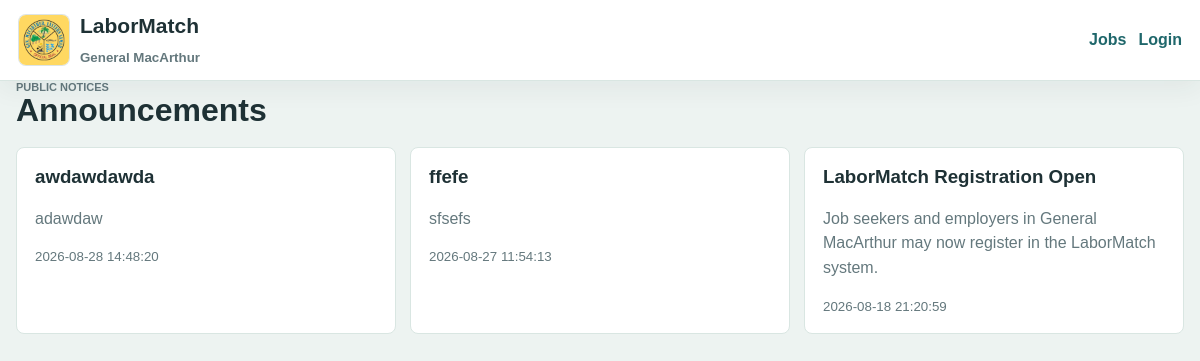
/public/announcements.php, run on the app's committed database.
### tables this page shows
CREATE TABLE `announcements` (
  `id` int(11) NOT NULL,
  `created_by` int(11) DEFAULT NULL,
  `title` varchar(180) NOT NULL,
  `message` text NOT NULL,
  `audience` enum('public','all','employer','jobseeker','admin') NOT NULL DEFAULT 'public',
  `created_at` datetime NOT NULL DEFAULT current_timestamp()
);

### config/app.php (called while the page is built, shortened)
<?php
function app_base_url(): string
{
    $script = str_replace('\\', '/', dirname($_SERVER['SCRIPT_NAME'] ?? ''));
    $script = preg_replace('#/(admin|auth|employer|jobseeker|public|database)$#', '', $script);
    return rtrim($script ?: '', '/');
}
function url(string $path = ''): string
{
    $base = app_base_url();
    return $base . '/' . ltrim($path, '/');
}

### config/database.php (called while the page is built, shortened)
<?php
require_once __DIR__ . '/app.php';
function db(): PDO
{
    static $pdo = null;
    if ($pdo instanceof PDO) {
        return $pdo;
    }
    $dsn = 'mysql:host=' . DB_HOST . ';dbname=' . DB_NAME . ';charset=utf8mb4';
    $pdo = new PDO($dsn, DB_USER, DB_PASS, [
        PDO::ATTR_ERRMODE => PDO::ERRMODE_EXCEPTION,
        PDO::ATTR_DEFAULT_FETCH_MODE => PDO::FETCH_ASSOC,
    ]);
    return $pdo;
}

### includes/functions.php (called while the page is built, shortened)
<?php
require_once __DIR__ . '/../config/database.php';
function e(?string $value): string
{
    return htmlspecialchars((string) $value, ENT_QUOTES, 'UTF-8');
}
function fetch_all(string $sql, array $params = []): array
{
    $stmt = db()->prepare($sql);
    $stmt->execute($params);
    return $stmt->fetchAll(PDO::FETCH_ASSOC);
}

### public/announcements.php (the view, shortened to what this page needs)
<?php
$items = fetch_all("SELECT a.*, u.name AS author FROM announcements a LEFT JOIN users u ON u.id = a.created_by WHERE audience IN ('public','all') ORDER BY a.created_at DESC");
?>
<!doctype html>
<html lang="en"><head><meta charset="utf-8"><meta name="viewport" content="width=device-width, initial-scale=1"><title>Announcements</title><link rel="stylesheet" href="<?= url('assets/css/app.css?v=20260820d') ?>"></head>
<body class="public-page">
<header class="public-header"><a class="brand public-brand" href="<?= url('index.php') ?>"><img class="brand-logo" src="<?= url(APP_LOGO_PATH) ?>" alt="<?= APP_MUNICIPALITY ?> official seal"><strong>LaborMatch</strong><small><?= APP_MUNICIPALITY ?></small></a><nav><a href="<?= url('public/jobs.php') ?>">Jobs</a><a href="<?= url('auth/login.php') ?>">Login</a></nav></header>
<main class="public-main">
  <section class="section-header"><div><span class="eyebrow">Public Notices</span><h1>Announcements</h1></div></section>
  <div class="card-grid">
    <?php foreach ($items as $item): ?>
      <article class="card"><h3><?= e($item['title']) ?></h3><p><?= e($item['message']) ?></p><small><?= e($item['created_at']) ?></small></article>
    <?php endforeach; ?>
  </div>
</main>
</body></html>

### assets/css/app.css (style rules this page uses)
:root { --bg: #edf3f1; --surface: #ffffff; --soft: #f7faf9; --line: #d9e6e2; --text: #1e3135; --muted: #64787d; --brand: #1f676b; --brand-2: #2f8f78; --nav: #143f43; --gold: #f2bd57; --sky: #e9f3f7; --danger: #b84b43; --warning: #b67316; --success: #27764f; --shadow: 0 18px 42px rgba(31, 48, 52, .12); --radius: 8px; }
* { box-sizing: border-box; }
html { min-width: 0; }
body { margin: 0; min-width: 0; min-height: 100vh; overflow-x: hidden; background: var(--bg); color: var(--text); font-family: Arial, Helvetica, sans-serif; }
img { display: block; max-width: 100%; }
a { color: var(--brand); text-decoration: none; font-weight: 700; }
small, .muted { color: var(--muted); }
h1, h2, h3, p { margin-top: 0; overflow-wrap: anywhere; }
h1 { margin-bottom: 0; font-size: 32px; line-height: 1.12; }
p { line-height: 1.55; }
.brand { display: grid; grid-template-columns: 52px minmax(0, 1fr); gap: 10px; align-items: center; color: inherit; }
.brand-logo { grid-row: span 2; width: 52px; height: 52px; border: 1px solid rgba(20, 63, 67, .14); border-radius: var(--radius); background: #fff; object-fit: cover; object-position: center; }
.brand strong { min-width: 0; color: inherit; font-size: 21px; line-height: 1.05; overflow-wrap: anywhere; }
.brand small { min-width: 0; color: #b7d5d0; overflow-wrap: anywhere; }
.page-head, .section-header { display: flex; align-items: center; justify-content: space-between; gap: 16px; min-width: 0; margin-bottom: 18px; }
.eyebrow { display: block; color: var(--muted); font-size: 11px; font-weight: 900; letter-spacing: 0; text-transform: uppercase; }
.panel, .card, .stat, .auth-card, .public-header { min-width: 0; border: 1px solid var(--line); border-radius: var(--radius); background: var(--surface); }
.card-grid { display: grid; grid-template-columns: repeat(auto-fit, minmax(min(100%, 250px), 1fr)); gap: 14px; margin-bottom: 20px; }
.card { padding: 18px; }
.card p { color: var(--muted); }
.public-page { background: var(--bg); }
.public-header { position: sticky; top: 0; z-index: 5; display: flex; align-items: center; justify-content: space-between; gap: 16px; margin: 0; padding: 14px max(18px, calc((100vw - 1180px) / 2)); border-width: 0 0 1px; border-radius: 0; box-shadow: 0 8px 24px rgba(31,48,52,.06); }
.public-header nav { display: flex; align-items: center; gap: 12px; flex-wrap: wrap; }
.public-brand { color: var(--text); }
.public-brand small { color: var(--muted); }
.public-main { width: min(1180px, calc(100% - 32px)); margin: 0 auto 44px; }

### data on the page
announcements: title "awdawdawda", message "adawdaw", created_at "2026-08-28 14:48:20"
announcements: title "ffefe", message "sfsefs", created_at "2026-08-27 11:54:13"
announcements: title "LaborMatch Registration Open", message "Job seekers and employers in General MacArthur may now register in the LaborMatch system.", created_at "2026-08-18 21:20:59"

### other printed values
APP_MUNICIPALITY "General MacArthur"
